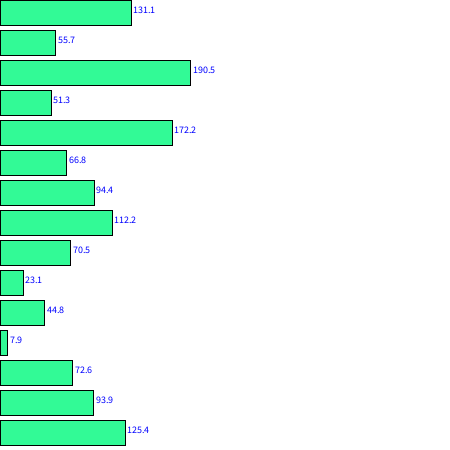
Frame 1 (no input)
Frame 60 (the mouse pressed at the canvas centre just before this capture): identical to frame 1, image omitted
Frame 120 (the mouse held since frame 60 and released just before this capture): identical to frame 1, image omitted

The Processing sketch that drew this single still picture (run headless with seeded random() and noise(); from frame 60 on, the mouse is pressed at the canvas centre):

// Processing sketch: processing_164464
// ── processing_164464.pde

float[] myNumbers;

void setup() {
  size(450, 450);
  myNumbers=new float[15];
  for (int i=0; i<myNumbers.length; i++) {
    myNumbers[i]=random(5, 200);
    println(myNumbers[i]);
  }
}

void draw() {
  background(255);
  for (int i=0; i<myNumbers.length; i++) {
    float barHeight=25;
   fill(50,250,150);
    rect(0,i*30, myNumbers[i], barHeight);
fill(0,0,255);
    textSize(10);
    text(nf(myNumbers[i],0,1),myNumbers[i]+2,i*30+barHeight/2);
  }
}
